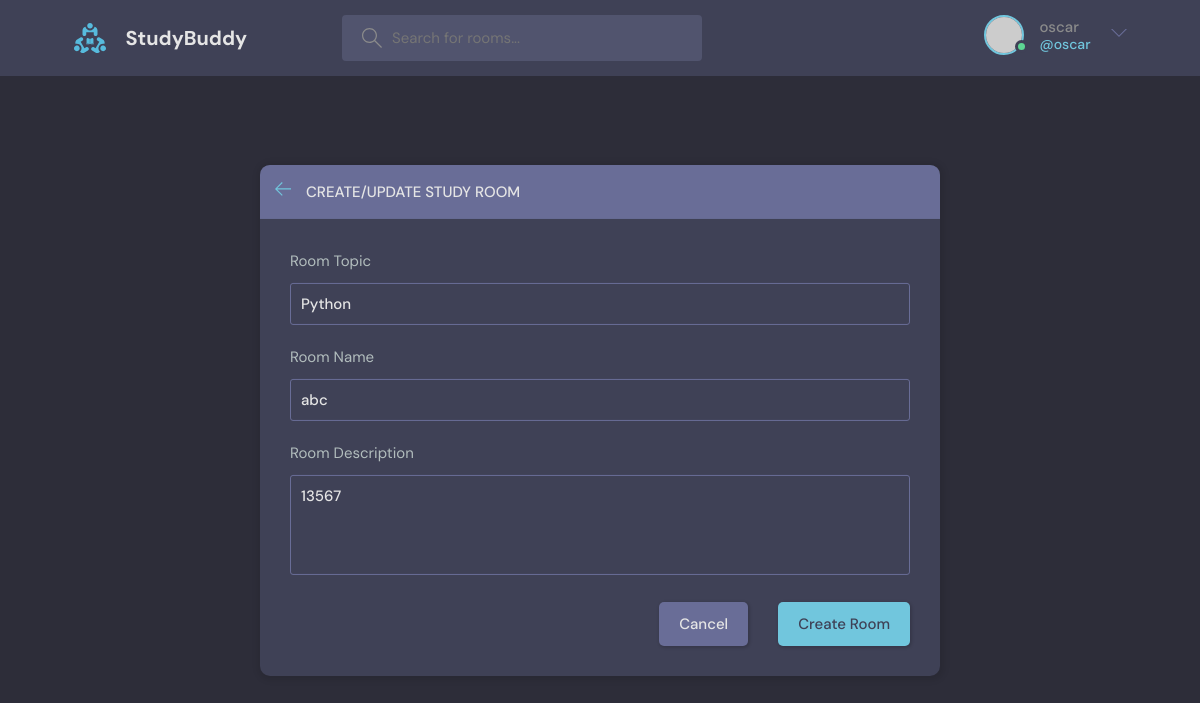
The page /studybud/update-room/10 (signed in) on the database its author committed.
### studybud/models.py (models this page shows, shortened)
class Room (models.Model):
    host = models.ForeignKey(User, on_delete=models.SET_NULL, null=True)
    topic = models.ForeignKey(Topic, on_delete=models.SET_NULL, null=True) # when the room is deleted we still mantain the rooms
    name = models.CharField(max_length=200)
    description = models.TextField(null=True, blank=True)
    participants = models.ManyToManyField(User, related_name='participants', blank=True)
    updated = models.DateTimeField(auto_now=True) #updates the timestamp for every change
    created = models.DateTimeField(auto_now_add=True) #only takes the timestamp when we create the instance
    class Meta:
        ordering = ['-updated', '-created'] # the negative in front means reverse

class Topic(models.Model):
    name = models.CharField(max_length=200)

### studybud/views.py (the view)
@login_required(login_url='/login')
def update_room(request, pk):
    room = Room.objects.get(id=pk)
    if request.user != room.host:
        return HttpResponse('You are not allowed to update this room!')
    if request.method == "POST":
        topic_name = request.POST.get('topic')
        topic, created = Topic.objects.get_or_create(name=topic_name)
        room.name = request.POST.get('name')
        room.topic = topic
        room.description = request.POST.get('description')
        room.save()
        return redirect('home')
    else:
        form = RoomForm(instance=room)
    topics = Topic.objects.all()
    context = {'form': form, 'topics':topics, 'room': room}
    return render(request, 'room_form.html', context)

### studybud/forms.py
class RoomForm(ModelForm):
    class Meta:
        model = Room
        fields = '__all__'
        exclude = ['host', 'participants']

### studybud/templates/room_form.html (shortened to what this page needs)
{% extends 'main.html' %}
{% block content %}
  <main class="create-room layout">
    <div class="container">
      <div class="layout__box">
        <div class="layout__boxHeader">
          <div class="layout__boxTitle">
            <a href="{% url 'home' %}">
              <svg version="1.1" xmlns="http://www.w3.org/2000/svg" width="32" height="32" viewBox="0 0 32 32">
                <title>arrow-left</title>
                <path
                  d="M13.723 2.286l-13.723 13.714 13.719 13.714 1.616-1.611-10.96-10.96h27.625v-2.286h-27.625l10.965-10.965-1.616-1.607z">
                </path>
              </svg>
            </a>
            <h3>Create/Update Study Room</h3>
          </div>
        </div>
        <div class="layout__body">
          <form class="form" method= "POST" action="">
            <div class="form__group">
              <label for="room_topic">Room Topic</label>
              <input required type="text" value="{{room.topic.name}}" name="topic" list="topic-list" />
            </div>
            <div class="form__group">
              <label for="room_name">Room Name</label>
              {{form.name}}
            </div>
            <div class="form__group">
              <label for="room_description">Room Description</label>
              {{form.description}}
            </div>
            <div class="form__action">
              <a class="btn btn--dark" href="{% url 'home' %}">Cancel</a>
              <button class="btn btn--main" type="submit">Create Room</button>
            </div>
          </form>
        </div>
      </div>
    </div>
  </main>
{% endblock content %}

### templates/navbar.html (shortened to what this page needs)
{% load static %}
<header class="header header--loggedIn">
    <div class="container">
      <a href="{% url 'home' %}" class="header__logo">
        <img src="{% static 'images/logo.svg' %}" />
        <h1>StudyBuddy</h1>
      </a>
      <form class="header__search" method="GET" action="{% url 'home' %}">
        <label>
          <input name="q" placeholder="Search for rooms..." />
        </label>
      </form>
      <nav class="header__menu">
        {% if request.user.is_authenticated %}
        <div class="header__user">
          <a href="{% url 'user-profile' request.user.id %}">
            <div class="avatar avatar--medium active">
              <img src="https://randomuser.me/api/portraits/men/37.jpg" />
            </div>
            <p>{{request.user.username}} <span>@{{request.user.username}}</span></p>
          </a>
          <button class="dropdown-button">
            <svg version="1.1" xmlns="http://www.w3.org/2000/svg" width="32" height="32" viewBox="0 0 32 32">
              <title>chevron-down</title>
              <path d="M16 21l-13-13h-3l16 16 16-16h-3l-13 13z"></path>
            </svg>
          </button>
        </div>
        {% else %}
        <a href="{% url 'login' %}">
          <img src="{% static 'images/avatar.svg' %}" />
          <p>Login</p>
        </a>
        {% endif %}
      </nav>
    </div>
  </header>

### rows shown on the page
Room: topic "Python", name "abc", description "13567"

### other values the page prints
{{ request.user.username }} "oscar"
